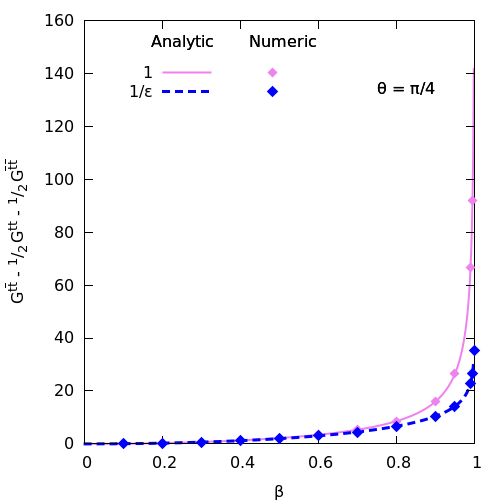

Reproduce this figure in gnuplot.
#
 
set terminal pngcairo enhanced dashed size 7in, 7in 
set output 'bubble-beta34rene.png'

set multiplot

set ylabel "G^{tt} - ^1/@_2  G^{tt} - ^1/@_2  G^{tt}"
set xlabel "{/Symbol b}"
#set format y "10^{%T}"

set style line 1 lt 1 lw 2 pt 13 ps 1.2 lc rgb "red" 
set style line 2 lt 1 lw 2 pt 13 ps 1.2 lc rgb "green" 
set style line 3 lt 2 lw 3 pt 13 ps 1.2 lc rgb "blue" 
set style line 4 lt 1 lw 2 pt 13 ps 1.2 lc rgb "violet" 

set arrow from -0.202,59 to -0.202,60.5 nohead
ypos2=106
set arrow from -0.202,ypos2 to -0.202,ypos2+1.5 nohead
ypos2=103.5
set arrow from -0.202,ypos2 to -0.202,ypos2+1.5 nohead
set xrange [0:1]
set yrange [0:160]

#set logscale x
#set logscale y

#-----------------------------------------------------------------------------
set origin 0,0
set key at graph 0.35,0.9
set label "Analytic       Numeric" at graph 0.17, 0.95 left 
set label "{/Symbol q} = {/Symbol p}/4" at graph 0.75, 0.84 left 
#set label "{/Symbol q} = Pi/4" at graph 0.67, 0.85 left 
plot   \
  'math34beta.dat' u 1:2 w l ls 4 t '1',\
  'math34beta.dat' u 1:3 w l ls 3 t '1/{/Symbol e}'

#-----------------------------------------------------------------------------
set origin 0,0
set xlabel " "
set ylabel " "
#set xtics -1,10, 100
#set ytics -1,200,1000
set format y "\    "
set format x "\ "
unset border
set key at graph 0.57,0.9

plot \
  'sfcalcres/beta3400.dat' u 1:2 w p ls 4 t ' ',\
  'sfcalcres/beta3401.dat' u 1:2 w p ls 3 t ' '

